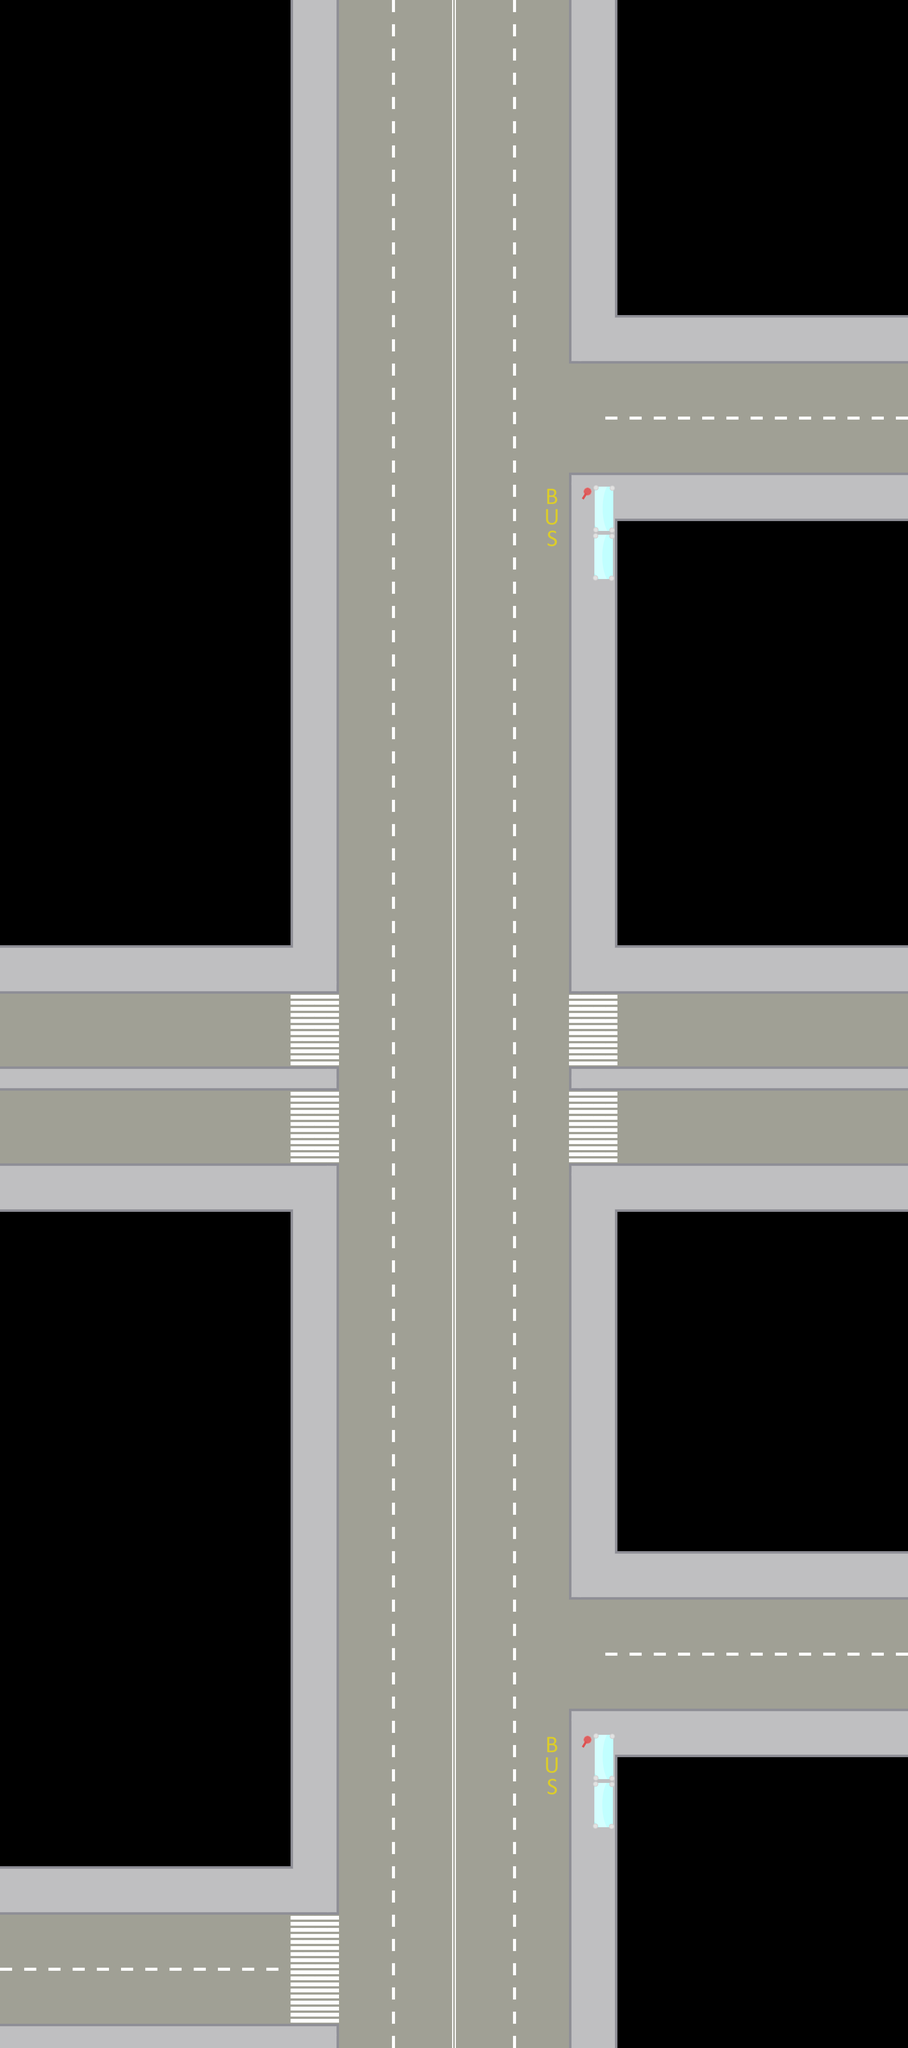

This game map was drawn from its Tiled (.tmx) file and the tilesets committed beside it. A one-line description and the trimmed map source follow:
An orthogonal 75x169 tile map with 32x32 px tiles, 3 tile layers (Tile Layer 1, Tile Layer 2, Tile Layer 3), 2 tilesets.

<map version="1.2" tiledversion="1.3.4" orientation="orthogonal" renderorder="right-down" width="75" height="169" tilewidth="32" tileheight="32" infinite="0" nextlayerid="4" nextobjectid="1">
 <tileset firstgid="1" source="../busSprite.tsx" />
 <tileset firstgid="65" source="../Stations.tsx" />
 <layer id="1" name="Tile Layer 1" width="75" height="169">
  <data>[12675 cells, 4362 non-empty, 7 distinct tile ids]</data>
 </layer>
 <layer id="2" name="Tile Layer 2" width="75" height="169">
  <data>[12675 cells, 2188 non-empty, 9 distinct tile ids]</data>
 </layer>
 <layer id="3" name="Tile Layer 3" width="75" height="169">
  <data>[12675 cells, 487 non-empty, 6 distinct tile ids]</data>
 </layer>
</map>
